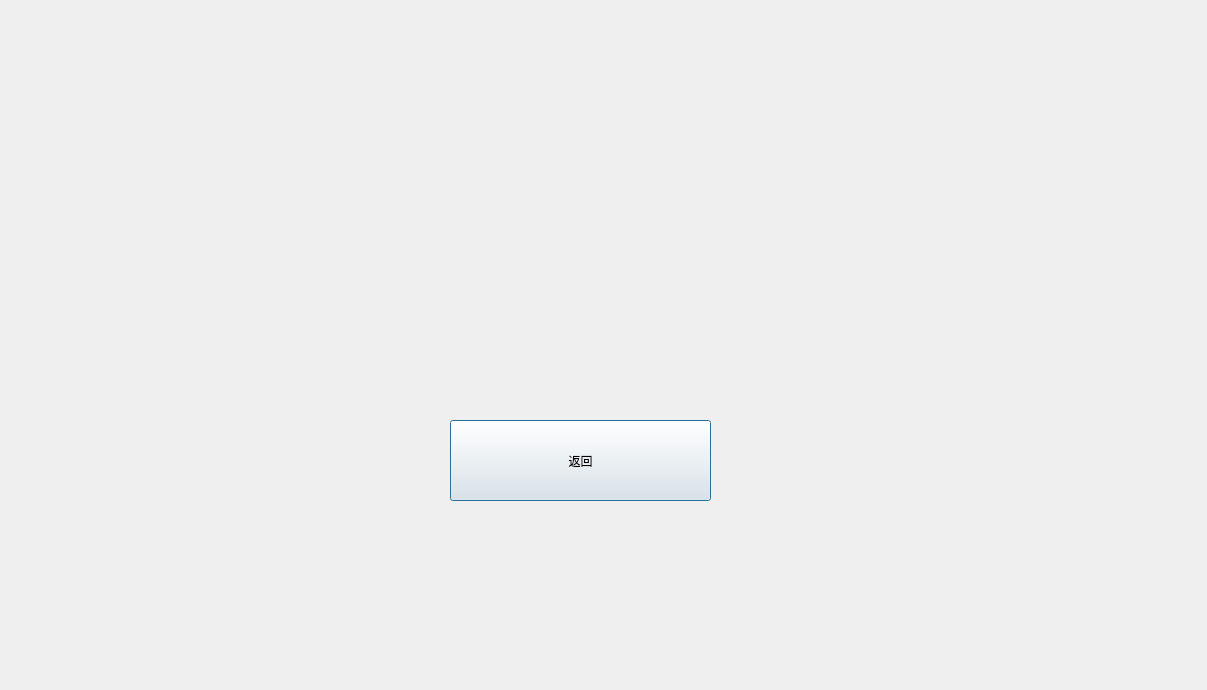
<?xml version="1.0" encoding="UTF-8"?>
<ui version="4.0">
 <class>SettlementWindow</class>
 <widget class="QDialog" name="SettlementWindow">
  <property name="geometry">
   <rect>
    <x>0</x>
    <y>0</y>
    <width>1207</width>
    <height>690</height>
   </rect>
  </property>
  <property name="windowTitle">
   <string>Dialog</string>
  </property>
  <widget class="QPushButton" name="pushButton">
   <property name="geometry">
    <rect>
     <x>450</x>
     <y>420</y>
     <width>261</width>
     <height>81</height>
    </rect>
   </property>
   <property name="text">
    <string>返回</string>
   </property>
  </widget>
 </widget>
 <resources/>
 <connections/>
</ui>
